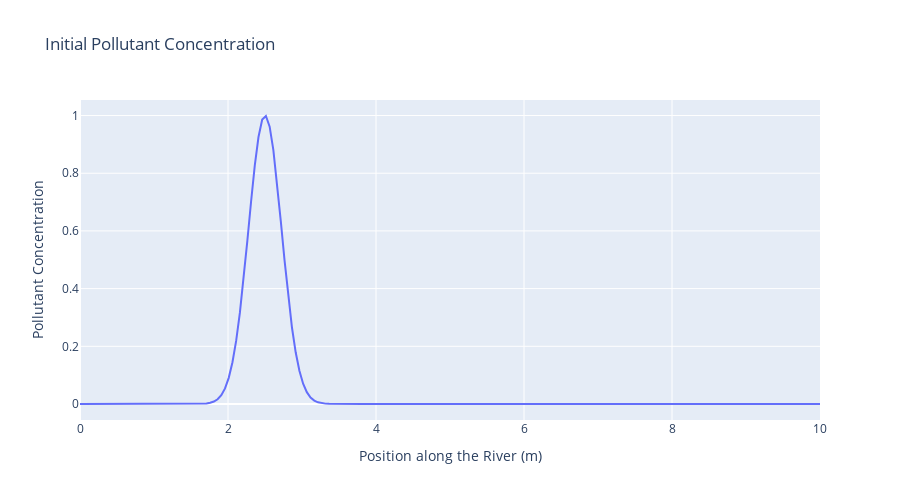

The cell this chart's notebook holds for it:
### Markdown cell above
In mathematics, the convergence condition by Courant–Friedrichs–Lewy (CFL) is a necessary condition for convergence while solving certain partial differential equations (usually hyperbolic PDEs) numerically. It arises in the numerical analysis of explicit time integration schemes, when these are used for the numerical solution. As a consequence, the time step must be less than a certain upper bound, given a fixed spatial increment, in many explicit time-marching computer simulations; otherwise, the simulation produces incorrect or unstable results. The condition is named after Richard Courant, Kurt Friedrichs, and Hans Lewy who described it in their 1928 paper.[1]

https://en.wikipedia.org/wiki/Courant%E2%80%93Friedrichs%E2%80%93Lewy_condition

### Code cell
# Initial Pollutant Concentration
fig = go.Figure()

fig.add_trace(go.Scatter(
    x=x,
    y=rho,
    mode='lines',
    name='Initial Density'
))

fig.update_layout(
    title='Initial Pollutant Concentration',
    xaxis_title='Position along the River (m)',
    yaxis_title='Pollutant Concentration',
    autosize=True,
    height=500
)

fig.show()

### Figure 1 — Plotly figure (JSON) as saved in the notebook; plotly's stock layout.template omitted (floating-point values rounded to 4 significant figures; data arrays with more than 128 entries replaced by an {"elided": "..."} marker saying what was removed)
{"data": [{"mode": "lines", "name": "Initial Density", "type": "scatter", "x": {"elided": "200 float values"}, "y": {"elided": "200 float values"}}], "layout": {"autosize": true, "height": 500, "title": {"text": "Initial Pollutant Concentration"}, "xaxis": {"title": {"text": "Position along the River (m)"}}, "yaxis": {"title": {"text": "Pollutant Concentration"}}}}
